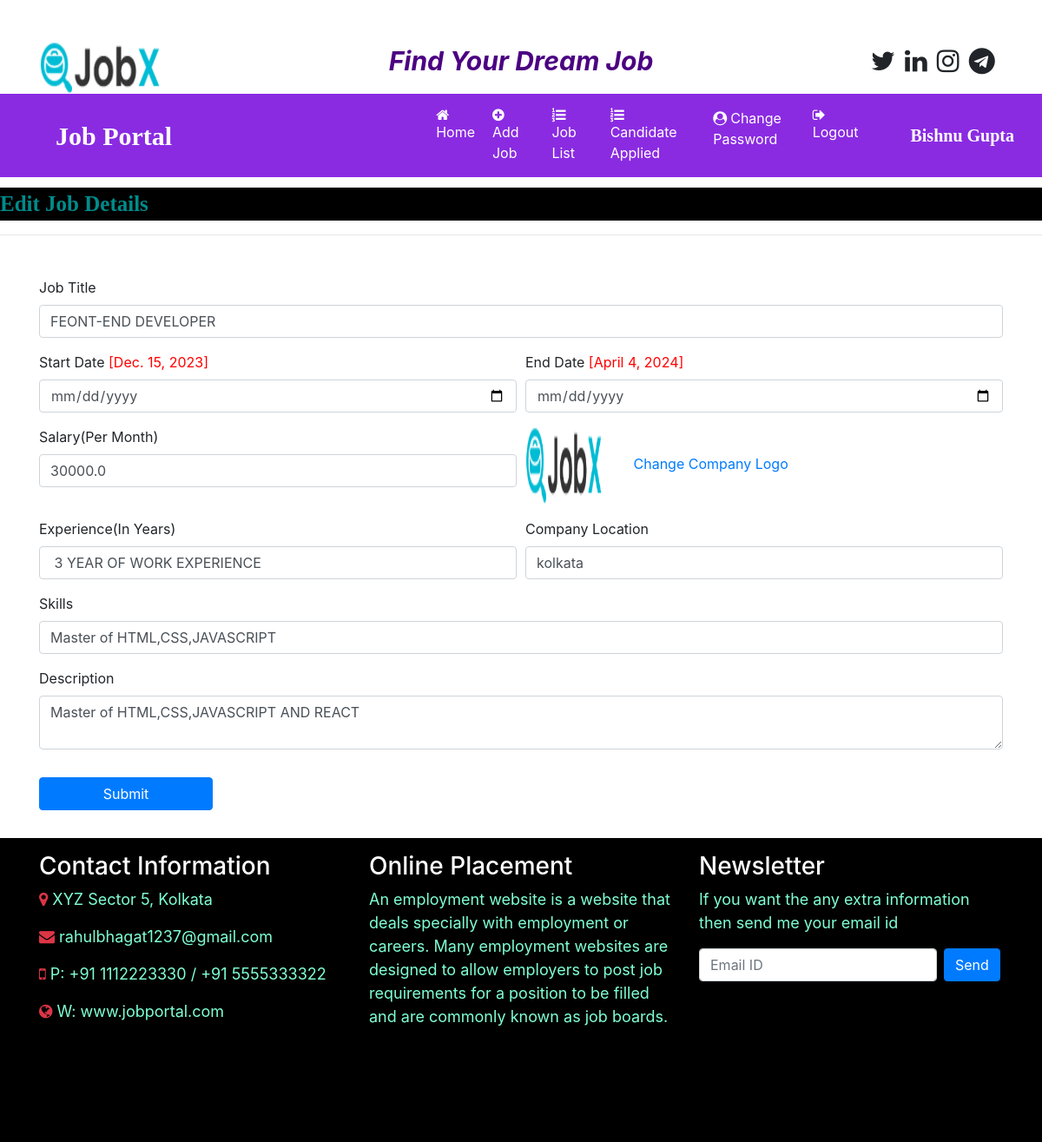
The app's page /edit_jobdetail/6 (signed in) with its own data.
### job/models.py (models this page shows, shortened)
class Job(models.Model):
    recruiter = models.ForeignKey(Recruiter,on_delete=models.CASCADE)
    start_date = models.DateField()
    end_date = models.DateField()
    title = models.CharField(max_length=100)
    salary= models.FloatField(max_length=20)
    image = models.FileField()
    description = models.CharField(max_length=300)
    experience = models.CharField(max_length=50)
    location = models.CharField(max_length=100)
    skills = models.CharField(max_length=100)
    creationdate = models.DateField()

### job/views.py (the view, shortened to what this page needs)
# urls.py: path('edit_jobdetail/<int:pid>',views.edit_jobdetail,name="edit_jobdetail"),
def edit_jobdetail(request,pid):
    if not request.user.is_authenticated:
        return redirect('recruiter_login')
    error=""
    job = Job.objects.get(id=pid)
    d = {'error': error,'job': job}
    return render(request,'edit_jobdetail.html',d)

### job/templates/edit_jobdetail.html (shortened to what this page needs)
{% load static %}
{% block body %}
{% include 'recruiter_navigation.html' %}
<marquee style = "font-family : 'Monotype Corsiva' ; font-size : 25px ; color : darkcyan ; background-color : black ; font-weight : bold ; margin-top:1%">
    Edit Job Details
</marquee>
<hr>
<form class="container mt-5" method="post" enctype="multipart/form-data">
    <div class="form-row">
       <div class="form-group col-md-12">
           <label>Job Title</label>
           <input type="text" class="form-control" name="jobtitle" value="{{job.title}}" required>
       </div>
    </div>
    <div class="form-row">
       <div class="form-group col-md-6">
           <label>Start Date</label> <span style="color:red">[{{job.start_date}}]</span>
           <input type="date" class="form-control" name="startdate">
       </div>
        <div class="form-group col-md-6">
           <label>End Date</label> <span style="color:red">[{{job.end_date}}]</span>
           <input type="date" class="form-control" name="enddate">
       </div>
    </div>
    <div class="form-row">
       <div class="form-group col-md-6">
           <label>Salary(Per Month)</label>
           <input type="text" class="form-control" name="salary"  value="{{job.salary}}" required>
       </div>
        <div class="form-group col-md-6">
          <img src="{{job.image.url}}" width="120" height="90"> <a href="{% url 'change_companylogo' job.id %}">Change Company Logo</a>
       </div>
    </div>
    <div class="form-row">
       <div class="form-group col-md-6">
           <label>Experience(In Years)</label>
           <input type="text" class="form-control" name="experience" value="{{job.experience}}" required>
       </div>
<div class="form-group col-md-6">
           <label>Company Location</label>
           <input type="text" class="form-control" name="location" value="{{job.location}}" required>
       </div>
    </div>
    <div class="form-row">
       <div class="form-group col-md-12">
           <label>Skills</label>
           <input type="text" class="form-control" name="skills" placeholder="Skills Required" value="{{job.skills}}" required>
       </div>
    </div>
<div class="form-row">
       <div class="form-group col-md-12">
           <label>Description</label>
           <textarea class="form-control" name="description"  required>{{job.description}}</textarea>
       </div>
    </div>
<input type="submit" value="Submit" class="btn btn-primary my-3" style="width:200px">
</form>
{% include 'footer.html' %}
{% endblock %}

### job/templates/recruiter_navigation.html (shortened to what this page needs)
<html>
<head>
    {% load static %}
  <link rel="stylesheet" href="https://maxcdn.bootstrapcdn.com/bootstrap/4.5.2/css/bootstrap.min.css">
<link rel="stylesheet" href="https://cdnjs.cloudflare.com/ajax/libs/font-awesome/4.7.0/css/font-awesome.min.css">
</head>
<body>
<div class="container">
    <div class="row">
        <div class="col-sm-3 mt-5">
            <img src="{% static 'images/job1.png' %}" style="height:60px" width="190px">
        </div>
        <div class="col-sm-6 mt-5 text-center">
            <span style ="font-weight : bold ; font-size : 30px">
                <span style = "color:indigo"><i>Find Your Dream Job</i></span>
            </span>
        </div>
        <div class="col-sm-3 mt-5" style = "padding-left : 10%">
<span style="font-weight:bold ; font-size : 30px">
  <span><i class="fa fa-twitter pl-1"></i></span>
    <span><i class="fa fa-linkedin pl-1"></i></span>
    <span><i class="fa fa-instagram pl-1"></i></span>
    <span><i class="fa fa-telegram pl-1"></i></span>
</span>
        </div>
    </div>
</div>
<nav class="navbar navbar-expand-sm" style="background-color : blueviolet">
    <a class="navbar-brand text-white pl-5 font-weight-bold" style="font-family:'Monotype Corsiva'; font-size:30px">Job Portal</a>
<ul class="navbar-nav">
    <li class="nav-item">
        <a class="nav-link" href="{% url 'recruiter_home' %}" style="margin-left:280px"><i class="fa fa-home mr-1"></i> Home</a>
    </li>
    <li class="nav-item">
        <a class="nav-link" href="{% url 'add_job' %}" ><i class="fa fa-plus-circle mr-1"></i> Add Job</a>
    </li>
    <li class="nav-item">
        <a class="nav-link" href="{% url 'job_list' %}" ><i class="fa fa-list-ol mr-1"></i> Job List</a>
    </li>
    <li class="nav-item">
        <a class="nav-link" href="{% url 'applied_candidatelist' %}" ><i class="fa fa-list-ol mr-1"></i> Candidate Applied</a>
    </li>
    <li class="nav-item">
        <a class="nav-link" href="{% url 'change_passwordrecruiter' %}" ><i class="fa fa-user-circle mr-1"></i>Change Password</a>
    </li>
    <li class="nav-item">
        <a class="nav-link" href="{% url 'Logout' %}" ><i class="fa fa-sign-out mr-1"></i>Logout</a>
    </li>
</ul>
    <a class="navbar-brand text-white pl-5 font-weight-bold" style="font-family:'Monotype Corsiva'; font-size:20px">{{request.user.first_name}} {{request.user.last_name}}</a>
</nav>
</body>
</html>

### job/templates/recruiter_navigation.html (style rules this page uses)
.nav-link { color : white !important ; margin-right : 4px; }

### records on screen
Job: jobtitle "FEONT-END DEVELOPER", start_date "Dec. 15, 2023", end_date "April 4, 2024", salary "30000.0", image (picture), experience "3 YEAR OF WORK EXPERIENCE", location "kolkata", skills "Master of HTML,CSS,JAVASCRIPT", description "Master of HTML,CSS,JAVASCRIPT AND REACT"

### other values on screen
{{ request.user.first_name }} "Bishnu"
{{ request.user.last_name }} "Gupta"
